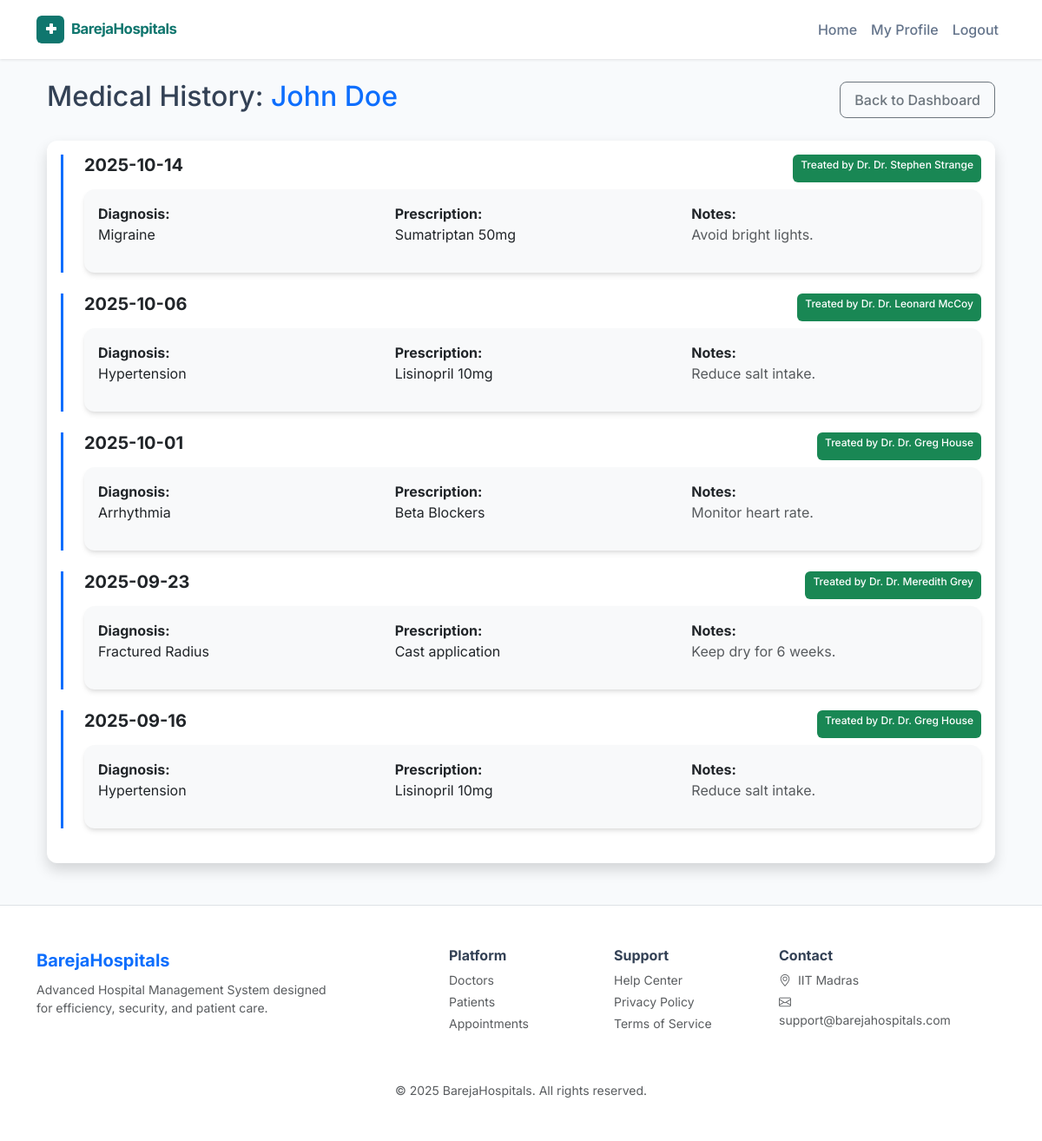
/admin_view_history/1 (signed in), run on the app's committed database.
### models.py (models this page shows)
class Patient(db.Model):
    id = db.Column(db.Integer, primary_key=True)
    user_id = db.Column(db.Integer, db.ForeignKey("user.id"), nullable=False)
    full_name = db.Column(db.String(150), nullable=False)
    phone = db.Column(db.String(20), nullable=True)
    address = db.Column(db.Text, nullable=True)
    age = db.Column(db.Integer, nullable=True)
    appointments = db.relationship(
        "Appointment", backref="patient", lazy=True, cascade="all, delete-orphan"
    )

class Appointment(db.Model):
    id = db.Column(db.Integer, primary_key=True)
    patient_id = db.Column(db.Integer, db.ForeignKey("patient.id"), nullable=False)
    doctor_id = db.Column(db.Integer, db.ForeignKey("doctor.id"), nullable=False)
    date_scheduled = db.Column(db.Date, nullable=False)
    time_scheduled = db.Column(db.Time, nullable=False)
    status = db.Column(db.String(50), default="Scheduled")
    treatment = db.relationship(
        "Treatment", backref="appointment", uselist=False, cascade="all, delete-orphan"
    )

class Doctor(db.Model):
    id = db.Column(db.Integer, primary_key=True)
    user_id = db.Column(db.Integer, db.ForeignKey("user.id"), nullable=False)
    department_id = db.Column(db.Integer, db.ForeignKey("department.id"), nullable=True)
    full_name = db.Column(db.String(150), nullable=False)
    qualification = db.Column(db.String(100), nullable=True)
    availabilities = db.relationship(
        "DoctorAvailability", backref="doctor", lazy=True, cascade="all, delete-orphan"
    )
    appointments = db.relationship(
        "Appointment", backref="doctor", lazy=True, cascade="all, delete-orphan"
    )

class Treatment(db.Model):
    id = db.Column(db.Integer, primary_key=True)
    appointment_id = db.Column(
        db.Integer, db.ForeignKey("appointment.id"), nullable=False
    )
    diagnosis = db.Column(db.Text, nullable=False)
    prescription = db.Column(db.Text, nullable=False)
    notes = db.Column(db.Text, nullable=True)
    date_created = db.Column(db.DateTime, default=datetime.utcnow)
    visit_type = db.Column(db.String(50), nullable=True)
    tests_done = db.Column(db.Text, nullable=True)

### app.py (the view)
@app.route("/admin_view_history/<int:patient_id>", endpoint="admin_view_history")
@login_required
def AdminViewHistory(patient_id):
    if current_user.role != "admin":
        return redirect(url_for("login"))
    patient = Patient.query.get_or_404(patient_id)
    history = (
        Appointment.query.filter_by(patient_id=patient_id, status="Completed")
        .order_by(Appointment.date_scheduled.desc())
        .all()
    )
    return render_template(
        "patient_history_doctor.html", patient=patient, history=history
    )

### app.py (called while the page is built)
@login_manager.user_loader
def LoadUser(user_id):
    return db.session.get(User, int(user_id))

### templates/patient_history_doctor.html
{% extends "base.html" %}
{% block content %}
<div class="container">
    <div class="d-flex justify-content-between align-items-center mb-4">
        <h2>Medical History: <span class="text-primary">{{ patient.full_name }}</span></h2>
        <a href="/doctor_dashboard" class="btn btn-outline-secondary">Back to Dashboard</a>
    </div>
    <div class="card shadow">
        <div class="card-body">
            {% if history %}
                <div class="timeline">
                    {% for record in history %}
                    <div class="border-start border-3 border-primary ps-4 mb-4">
                        <div class="d-flex justify-content-between">
                            <h5 class="fw-bold">{{ record.date_scheduled }}</h5>
                            <span class="badge bg-success">Treated by Dr. {{ record.doctor.full_name }}</span>
                        </div>
                        {% if record.treatment %}
                            <div class="card bg-light mt-2">
                                <div class="card-body">
                                    <div class="row">
                                        <div class="col-md-4">
                                            <strong>Diagnosis:</strong>
                                            <p>{{ record.treatment.diagnosis }}</p>
                                        </div>
                                        <div class="col-md-4">
                                            <strong>Prescription:</strong>
                                            <p>{{ record.treatment.prescription }}</p>
                                        </div>
                                        <div class="col-md-4">
                                            <strong>Notes:</strong>
                                            <p class="text-muted">{{ record.treatment.notes or 'No notes.' }}</p>
                                        </div>
                                    </div>
                                </div>
                            </div>
                        {% else %}
                            <p class="text-warning">Record marked completed but details missing.</p>
                        {% endif %}
                    </div>
                    {% endfor %}
                </div>
            {% else %}
                <div class="alert alert-info">
                    This patient has no previous medical history recorded in the system.
                </div>
            {% endif %}
        </div>
    </div>
</div>
{% endblock %}

### templates/base.html (shortened to what this page needs)
<!DOCTYPE html>
<html lang="en">
<head>
    <link href="https://cdn.jsdelivr.net/npm/bootstrap@5.3.0/dist/css/bootstrap.min.css" rel="stylesheet">
    <link href="https://cdn.jsdelivr.net/npm/bootstrap-icons@1.10.5/font/bootstrap-icons.css" rel="stylesheet">
    <link rel="stylesheet" href="https://cdn.jsdelivr.net/npm/bootstrap-icons@1.10.0/font/bootstrap-icons.css">
</head>
<body>
    <nav class="navbar navbar-expand-lg mb-4">
        <div class="container">
            <a class="navbar-brand d-flex align-items-center fw-bold" href="/">
                <span class="brand-text">BarejaHospitals</span>
            </a>
            <div class="collapse navbar-collapse" id="navbarNav">
                <ul class="navbar-nav ms-auto">
                    <li class="nav-item"><a class="nav-link" href="/">Home</a></li>
                    {% if current_user.is_authenticated %}
                        <li class="nav-item"><a class="nav-link" href="/profile">My Profile</a></li>
                        <li class="nav-item"><a class="nav-link text-danger" href="/logout">Logout</a></li>
                    {% else %}
                        <li class="nav-item"><a class="nav-link" href="/login">Login</a></li>
                        <li class="nav-item"><a class="nav-link" href="/register">Register</a></li>
                    {% endif %}
                </ul>
            </div>
        </div>
    </nav>
    <div class="container">
        {% block content %}{% endblock %}
    </div>
    <div class="container-fluid bg-white border-top mt-5 py-5">
    <div class="container">
        <div class="row">
                <div class="col-lg-4 mb-3">
                <a class="d-flex align-items-center mb-2 link-dark text-decoration-none" href="/">
                    <span class="fs-5 fw-bold text-primary">BarejaHospitals</span>
                </a>
                <p class="text-muted small">
                    Advanced Hospital Management System designed for efficiency, security, and patient care.
                </p>
            </div>
            <div class="col-6 col-lg-2 offset-lg-1 mb-3">
                <h6 class="fw-bold mb-2">Platform</h6>
                <ul class="list-unstyled text-muted small">
                    <li class="mb-1"><a href="#" class="text-decoration-none text-muted">Doctors</a></li>
                    <li class="mb-1"><a href="#" class="text-decoration-none text-muted">Patients</a></li>
                    <li class="mb-1"><a href="#" class="text-decoration-none text-muted">Appointments</a></li>
                </ul>
            </div>
            <div class="col-6 col-lg-2 mb-3">
                <h6 class="fw-bold mb-2">Support</h6>
                <ul class="list-unstyled text-muted small">
                    <li class="mb-1"><a href="#" class="text-decoration-none text-muted">Help Center</a></li>
                    <li class="mb-1"><a href="#" class="text-decoration-none text-muted">Privacy Policy</a></li>
                    <li class="mb-1"><a href="#" class="text-decoration-none text-muted">Terms of Service</a></li>
                </ul>
            </div>
            <div class="col-6 col-lg-2 mb-3">
                <h6 class="fw-bold mb-2">Contact</h6>
                <ul class="list-unstyled text-muted small">
                    <li class="mb-1"><i class="bi bi-geo-alt me-1"></i> IIT Madras</li>
                    <li class="mb-1"><i class="bi bi-envelope me-1"></i> support@barejahospitals.com</li>
                </ul>
            </div>
        </div>
        <div class="text-center text-muted small mt-4">
            &copy; 2025 BarejaHospitals. All rights reserved.
        </div>
    </div>
</div>
</body>
</html>

### templates/base.html (style rules this page uses)
:root { --primary: #0f766e; --primary-hover: #115e59; --accent: #2dd4bf; --bg-light: #f8fafc; --text-dark: #334155; --card-shadow: 0 4px 6px -1px rgba(0, 0, 0, 0.1), 0 2px 4px -1px rgba(0, 0, 0, 0.06); }
body { font-family: 'Inter', sans-serif; background-color: var(--bg-light); color: var(--text-dark); -webkit-font-smoothing: antialiased; }
.navbar { background-color: #ffffff !important; box-shadow: 0 1px 3px rgba(0,0,0,0.1); padding: 0.8rem 1rem; }
.navbar-brand { font-weight: 700; color: var(--primary) !important; letter-spacing: -0.5px; }
.brand-mark { display: inline-block; vertical-align: middle; border-radius:6px; }
.brand-text { font-weight: 700; color: var(--primary); font-size: 1.05rem; margin-left: 0.5rem; }
.nav-link { font-weight: 500; color: #64748b !important; transition: color 0.2s; }
.card { border: none; border-radius: 12px; box-shadow: var(--card-shadow); background: white; margin-bottom: 20px; overflow: hidden; }
.btn { border-radius: 8px; padding: 8px 16px; font-weight: 500; transition: all 0.2s; }
.badge { font-weight: 500; padding: 0.5em 0.75em; border-radius: 6px; }

### data on the page
Patient: full_name "John Doe"
Appointment: date_scheduled "2025-10-14", doctor.full_name "Dr. Stephen Strange", treatment.diagnosis "Migraine", treatment.prescription "Sumatriptan 50mg", treatment "Avoid bright lights."
Appointment: date_scheduled "2025-10-06", doctor.full_name "Dr. Leonard McCoy", treatment.diagnosis "Hypertension", treatment.prescription "Lisinopril 10mg", treatment "Reduce salt intake."
Appointment: date_scheduled "2025-10-01", doctor.full_name "Dr. Greg House", treatment.diagnosis "Arrhythmia", treatment.prescription "Beta Blockers", treatment "Monitor heart rate."
Appointment: date_scheduled "2025-09-23", doctor.full_name "Dr. Meredith Grey", treatment.diagnosis "Fractured Radius", treatment.prescription "Cast application", treatment "Keep dry for 6 weeks."
Appointment: date_scheduled "2025-09-16", doctor.full_name "Dr. Greg House", treatment.diagnosis "Hypertension", treatment.prescription "Lisinopril 10mg", treatment "Reduce salt intake."
